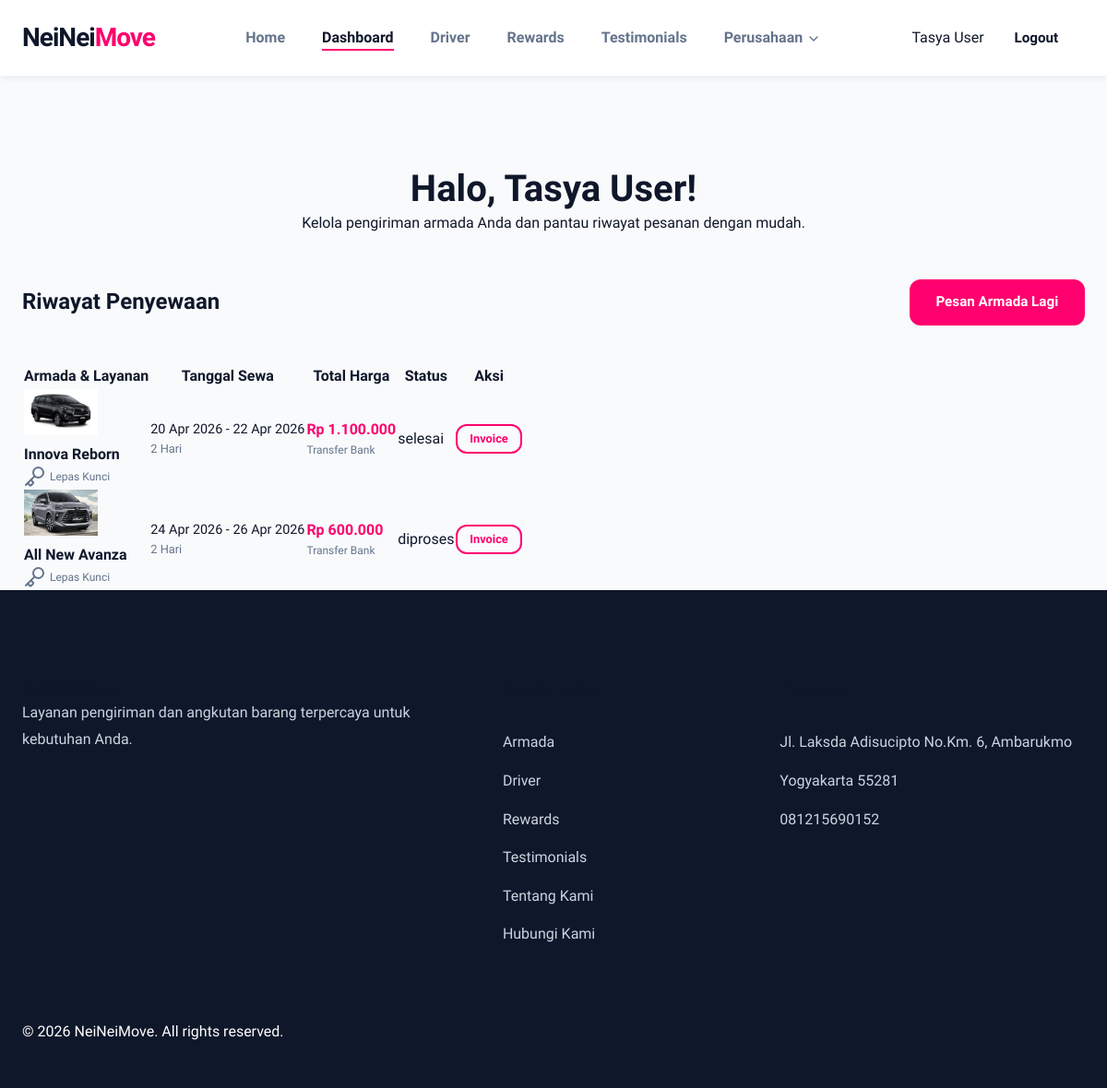
The page /pages/dashboard.php (signed in) on the database as committed earlier.
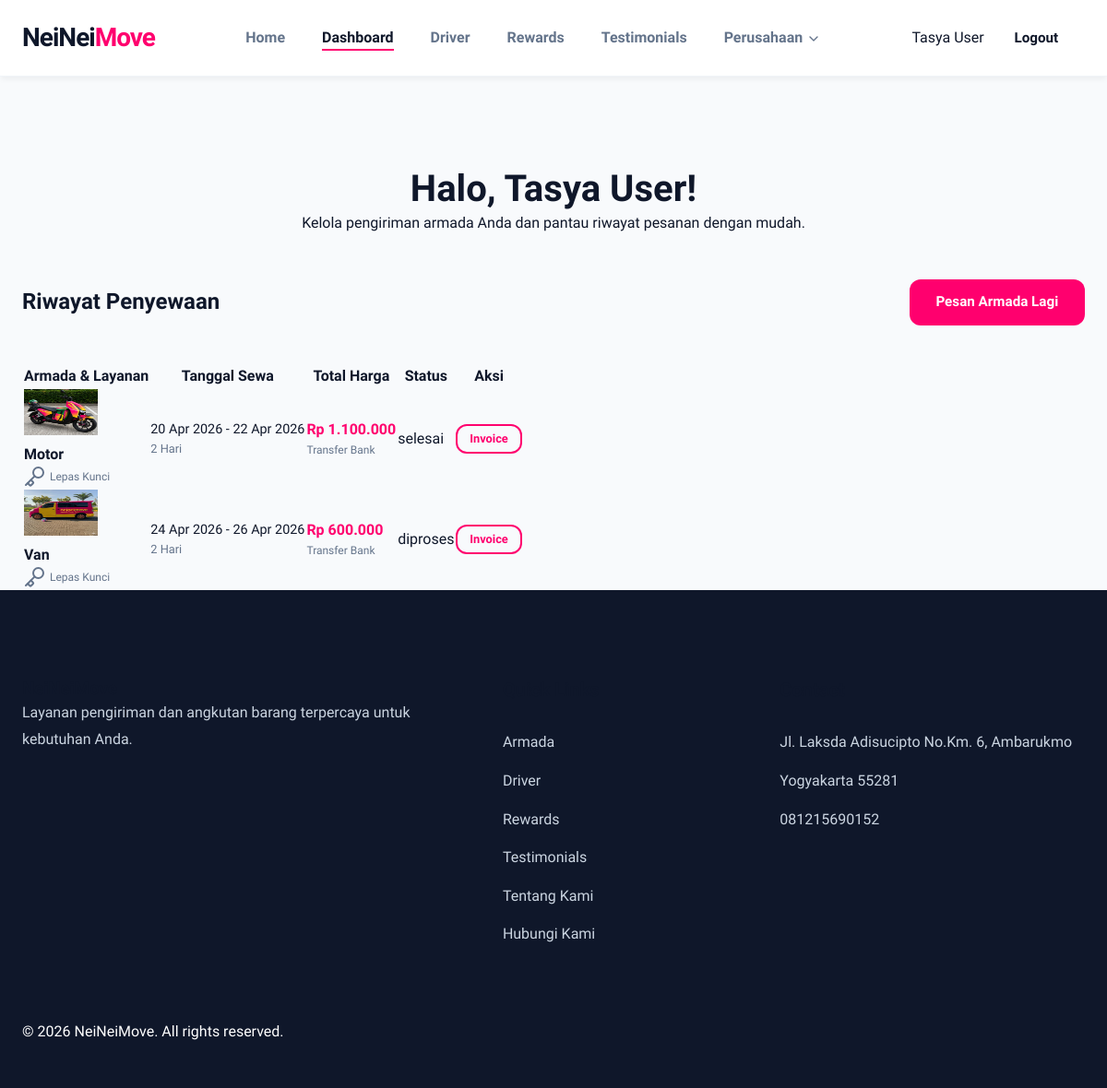
The same page on the database as committed later.
### tables this page shows
CREATE TABLE IF NOT EXISTS `bookings` (
  `id` INT AUTO_INCREMENT PRIMARY KEY,
  `user_id` INT NOT NULL,
  `mobil_id` INT NOT NULL,
  `driver_id` INT DEFAULT NULL,
  `service_type` ENUM('self_drive', 'driver_service') DEFAULT 'self_drive',
  `tanggal_mulai` DATE NOT NULL,
  `tanggal_selesai` DATE NOT NULL,
  `durasi_hari` INT NOT NULL,
  `total_harga` DECIMAL(12,2) NOT NULL,
  `metode_bayar` ENUM('Transfer Bank', 'Kartu Kredit', 'COD') NOT NULL,
  `status` ENUM('diproses', 'dikonfirmasi', 'selesai', 'dibatalkan') DEFAULT 'diproses',
  `created_at` TIMESTAMP DEFAULT CURRENT_TIMESTAMP,
  FOREIGN KEY (`user_id`) REFERENCES `users`(`id`) ON DELETE CASCADE,
  FOREIGN KEY (`mobil_id`) REFERENCES `mobil`(`id`) ON DELETE CASCADE,
  FOREIGN KEY (`driver_id`) REFERENCES `drivers`(`id`) ON DELETE SET NULL
);

CREATE TABLE IF NOT EXISTS `mobil` (
  `id` INT AUTO_INCREMENT PRIMARY KEY,
  `nama` VARCHAR(100) NOT NULL,
  `foto` VARCHAR(255),
  `kategori` ENUM('pribadi', 'travel', 'barang') NOT NULL DEFAULT 'pribadi',
  `tipe` VARCHAR(50) NOT NULL,  
  `transmisi` ENUM('Manual', 'Matic') NOT NULL,
  `kapasitas` VARCHAR(50) NOT NULL,  
  `harga_per_hari` DECIMAL(10,2) NOT NULL,
  `ac` TINYINT(1) DEFAULT 1,
  `bluetooth` TINYINT(1) DEFAULT 1,
  `deskripsi` TEXT,
  `tersedia` TINYINT(1) DEFAULT 1,
  `jarak_dasar` VARCHAR(50),
  `berat_maksimal` VARCHAR(50),
  `batas_ukuran` VARCHAR(100),
  `pengiriman_antarkota` TEXT,
  `created_at` TIMESTAMP DEFAULT CURRENT_TIMESTAMP
);

### pages/dashboard.php (the view, shortened to what this page needs)
<?php
$user_id = $_SESSION['user_id'];
$user_nama = $_SESSION['user_nama'];
$conn = getConnection();
$stmt = $conn->prepare("
    SELECT b.*, m.nama AS nama_mobil, m.foto, d.nama AS nama_driver
    FROM bookings b
    JOIN mobil m ON b.mobil_id = m.id
    LEFT JOIN drivers d ON b.driver_id = d.id
    WHERE b.user_id = ?
    ORDER BY b.created_at DESC
");
$stmt->bind_param("i", $user_id);
$stmt->execute();
$bookings = $stmt->get_result();
$activePage = 'dashboard';
include '../includes/header.php';
?>
<section class="page-header dashboard-header">
    <div class="container">
        <h1 style="font-size: 2.5rem; font-weight: 800;">Halo, <span class="text-primary"><?php echo htmlspecialchars($user_nama); ?></span>!</h1>
        <p>Kelola pengiriman armada Anda dan pantau riwayat pesanan dengan mudah.</p>
    </div>
</section>
<section class="dashboard-section">
    <div class="container">
        <div class="content-card">
            <div class="content-card-header" style="display: flex; justify-content: space-between; align-items: center; margin-bottom: 2.5rem;">
                <h2 style="font-size: 1.5rem; font-weight: 700;">Riwayat Penyewaan</h2>
                <a href="home.php" class="btn btn-primary btn-sm">Pesan Armada Lagi</a>
            </div>
            <?php if ($bookings->num_rows > 0): ?>
                <div class="table-responsive">
                    <table class="table">
                        <thead>
                            <tr>
                                <th>Armada & Layanan</th>
                                <th>Tanggal Sewa</th>
                                <th>Total Harga</th>
                                <th>Status</th>
                                <th>Aksi</th>
                            </tr>
                        </thead>
                        <tbody>
                            <?php while ($row = $bookings->fetch_assoc()): ?>
                                <tr>
                                    <td>
                                        <div class="car-info">
                                            <img src="../assets/images/cars/<?php echo $row['foto']; ?>" class="car-img-thumb" style="width: 80px; height: 50px;">
                                            <div>
                                                <div style="font-weight: 700;"><?php echo htmlspecialchars($row['nama_mobil']); ?></div>
                                                <div style="font-size: 0.75rem; color: var(--secondary); display: flex; align-items: center; gap: 0.25rem;">
                                                    <?php if($row['service_type'] == 'driver_service'): ?>
                                                        <i data-lucide="user-check" size="12"></i> Driver: <?php echo htmlspecialchars($row['nama_driver']); ?>
                                                    <?php else: ?>
                                                        <i data-lucide="key" size="12"></i> Lepas Kunci
                                                    <?php endif; ?>
                                                </div>
                                            </div>
                                        </div>
                                    </td>
                                    <td>
                                        <div style="font-weight: 500; font-size: 0.9rem;">
                                            <?php echo date('d M Y', strtotime($row['tanggal_mulai'])); ?> -
                                            <?php echo date('d M Y', strtotime($row['tanggal_selesai'])); ?>
                                        </div>
                                        <div style="font-size: 0.8rem; color: var(--secondary);"><?php echo $row['durasi_hari']; ?> Hari</div>
                                    </td>
                                    <td>
                                        <div style="font-weight: 700; color: var(--primary);">Rp <?php echo number_format($row['total_harga'], 0, ',', '.'); ?></div>
                                        <div style="font-size: 0.75rem; color: var(--secondary);"><?php echo $row['metode_bayar']; ?></div>
                                    </td>
                                    <td>
                                        <span class="badge badge-<?php echo $row['status']; ?>">
                                            <?php echo $row['status']; ?>
                                        </span>
                                    </td>
                                    <td>
                                        <button class="btn btn-outline-primary btn-sm" style="padding: 0.4rem 0.8rem; font-size: 0.8rem;">Invoice</button>
                                    </td>
                                </tr>
                            <?php endwhile; ?>
                        </tbody>
                    </table>
                </div>
            <?php endif; ?>
        </div>
    </div>
</section>
<?php include '../includes/footer.php'; ?>

### includes/header.php (shortened to what this page needs)
<!DOCTYPE html>
<html lang="en">
<head>
    <link rel="stylesheet" href="https://cdn.jsdelivr.net/npm/swiper@11/swiper-bundle.min.css" />
    <link rel="stylesheet" href="../assets/css/style.css?v=<?php echo time(); ?>">
</head>
<body>
    <header class="navbar <?php echo ($activePage == 'home') ? 'navbar-transparent' : 'navbar-solid'; ?>">
        <div class="container">
            <div class="nav-brand">
                <a href="../pages/home.php">
                    <span class="brand-text">NeiNei<span>Move</span></span>
                </a>
            </div>
            <nav class="nav-menu-desktop">
                <ul>
                    <li><a href="../pages/home.php" class="<?php echo ($activePage == 'home') ? 'active' : ''; ?>">Home</a></li>
                    <?php if(isset($_SESSION['user_id'])): ?>
                        <li><a href="../pages/dashboard.php" class="<?php echo ($activePage == 'dashboard') ? 'active' : ''; ?>">Dashboard</a></li>
                    <?php endif; ?>
                    <li><a href="../pages/driver.php" class="<?php echo ($activePage == 'driver') ? 'active' : ''; ?>">Driver</a></li>
                    <li><a href="../pages/rewards.php" class="<?php echo ($activePage == 'rewards') ? 'active' : ''; ?>">Rewards</a></li>
                    <li><a href="../pages/testimoni.php" class="<?php echo ($activePage == 'testimoni') ? 'active' : ''; ?>">Testimonials</a></li>
                    <li class="dropdown">
                        <a href="javascript:void(0)" class="dropdown-toggle <?php echo (in_array($activePage, ['tentang', 'hubungi'])) ? 'active' : ''; ?>">
                            Perusahaan <i data-lucide="chevron-down" style="width: 16px; height: 16px; display: inline-block; vertical-align: middle;"></i>
                        </a>
                    </li>
                </ul>
            </nav>
            <div class="nav-actions">
                <?php if(isset($_SESSION['user_id'])): ?>
                    <div class="user-profile">
                        <span class="user-name"><?php echo htmlspecialchars($_SESSION['user_nama']); ?></span>
                        <a href="../api/logout.php" class="btn btn-outline-danger btn-sm">Logout</a>
                    </div>
                <?php else: ?>
                    <a href="../pages/login.php" class="btn btn-primary">Login</a>
                <?php endif; ?>
            </div>
        </div>
    </header>
    <main class="<?php echo ($activePage == 'home') ? 'home-page' : ''; ?>">

### includes/footer.php (shortened to what this page needs)
    </main>
    <footer class="main-footer">
        <div class="container">
            <div class="footer-content">
                <div class="footer-brand">
                    <h3>NeiNei<span>Move</span></h3>
                    <p>Layanan pengiriman dan angkutan barang terpercaya untuk kebutuhan Anda.</p>
                </div>
                <div class="footer-links">
                    <h4>Quick Links</h4>
                    <ul>
                        <li><a href="../pages/home.php">Armada</a></li>
                        <li><a href="../pages/driver.php">Driver</a></li>
                        <li><a href="../pages/rewards.php">Rewards</a></li>
                        <li><a href="../pages/testimoni.php">Testimonials</a></li>
                        <li><a href="../pages/tentang.php">Tentang Kami</a></li>
                        <li><a href="../pages/hubungi_kami.php">Hubungi Kami</a></li>
                    </ul>
                </div>
                <div class="footer-contact">
                    <h4>Contact</h4>
                    <p>Jl. Laksda Adisucipto No.Km. 6, Ambarukmo</p>
                    <p>Yogyakarta 55281</p>
                    <p>081215690152</p>
                </div>
            </div>
            <div class="footer-bottom">
                <p>&copy; <?php echo date('Y'); ?> NeiNeiMove. All rights reserved.</p>
            </div>
        </div>
    </footer>
</body>
</html>

### assets/css/style.css (style rules this page uses)
:root { --primary: #FF006E; --primary-dark: #D6005D; --secondary: #64748b; --accent: #FFD60A; --success: #10b981; --danger: #ef4444; --warning: #FFD60A; --info: #11224E; --dark: #0f172a; --light: #f8fafc; --white: #ffffff; --gray-50: #f8fafc; --gray-100: #f1f5f9; --gray-200: #e2e8f0; --gray-300: #cbd5e1; --gray-800: #1e293b; --card-shadow: 0 4px 6px -1px rgb(0 0 0 / 0.1), 0 2px 4px -2px rgb(0 0 0 / 0.1); --card-shadow-hover: 0 20px 25px -5px rgb(0 0 0 / 0.1), 0 8px 10px -6px rgb(0 0 0 / 0.1); --glass-bg: rgba(255, 255, 255, 0.9); --glass-border: rgba(255, 255, 255, 0.2); --border-radius: 16px; --transition: all 0.4s cubic-bezier(0.4, 0, 0.2, 1); }
* { margin: 0; padding: 0; box-sizing: border-box; font-family: 'Kanit', sans-serif; }
body { background-color: var(--gray-50); color: var(--dark); line-height: 1.6; min-height: 100vh; display: flex; flex-direction: column; animation: pageFadeIn 0.8s ease-out forwards; overflow-x: hidden; }
html { overflow-x: hidden; }
main { padding-top: 85px; flex-grow: 1; }
.page-header { padding: 3rem 0; text-align: center; }
.dashboard-header { padding: 6rem 0 3rem !important; }
h1, h2, h3, h4, h5, h6 { color: var(--dark); line-height: 1.2; }
.container { max-width: 1280px; margin: 0 auto; padding: 0 1.5rem; }
a { text-decoration: none; color: inherit; transition: var(--transition); }
ul { list-style: none; }
.navbar { padding: 1.5rem 0; position: fixed; width: 100%; top: 0; z-index: 10000; transition: var(--transition); }
.navbar.navbar-solid { background: var(--glass-bg); backdrop-filter: blur(12px); border-bottom: 1px solid var(--gray-100); box-shadow: 0 4px 6px -1px rgb(0 0 0 / 0.05); }
.dropdown { position: relative; }
.navbar.navbar-transparent.scrolled, .navbar.navbar-solid { background: var(--glass-bg); backdrop-filter: blur(12px); padding: 1rem 0; box-shadow: 0 4px 6px -1px rgb(0 0 0 / 0.05); border-bottom: 1px solid var(--gray-100); }
.navbar .container { display: flex; justify-content: space-between; align-items: center; }
.brand-text { font-size: 1.75rem; font-weight: 800; letter-spacing: -1px; }
.brand-text span { color: var(--primary); }
.nav-menu-desktop ul { display: flex; gap: 2.5rem; }
.nav-menu-desktop a { font-weight: 600; color: var(--secondary); position: relative; }
.nav-menu-desktop a::after { content: ''; position: absolute; bottom: -5px; left: 0; width: 0; height: 2px; background: var(--primary); transition: var(--transition); }
.nav-menu-desktop a:hover::after, .nav-menu-desktop a.active::after { width: 100%; }
.nav-menu-desktop a:hover, .nav-menu-desktop a.active { color: var(--dark); }
.nav-actions { display: flex; align-items: center; gap: 1.5rem; }
.btn { display: inline-flex; align-items: center; justify-content: center; gap: 0.5rem; padding: 0.8rem 1.8rem; border-radius: 12px; font-weight: 700; cursor: pointer; transition: var(--transition); border: none; font-size: 0.95rem; position: relative; overflow: hidden; z-index: 1; }
.btn::after { content: ''; position: absolute; bottom: 0; left: 0; width: 100%; height: 100%; background-color: rgba(255,255,255,0.1); z-index: -1; transform: scale(0); transition: transform 0.4s ease-out; border-radius: 12px; }
.btn-primary { background-color: var(--primary); color: white; }
.btn-outline-primary { background: transparent; border: 2px solid var(--primary); color: var(--primary); }
.main-footer { background: var(--dark); color: white; padding: 6rem 0 3rem; margin-top: auto; }
.footer-content { display: grid; grid-template-columns: 2fr 1fr 1.5fr; gap: 5rem; margin-bottom: 4rem; }
.footer-brand p { color: var(--gray-300); line-height: 1.8; }
.footer-links h4, .footer-contact h4 { font-size: 1.25rem; font-weight: 700; margin-bottom: 2rem; }
.footer-links li { margin-bottom: 1rem; }
.footer-links a { color: var(--gray-300); }
.footer-contact p { display: flex; align-items: center; gap: 1rem; color: var(--gray-300); margin-bottom: 1rem; }

Rows that differ between the two databases and show on the page:
changed through a linked row, bookings "selesai": mobil.foto: a different picture; mobil.nama "Innova Reborn" → "Motor"
changed through a linked row, bookings "diproses": mobil.foto: a different picture; mobil.nama "All New Avanza" → "Van"
